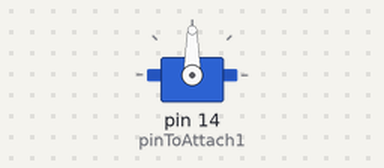
This sketch was run on a simulated Arduino Uno, built with avr-gcc and run on an emulated ATmega328P. Parts: servo.

Above: at 0.1 s.
At 2.1 s:
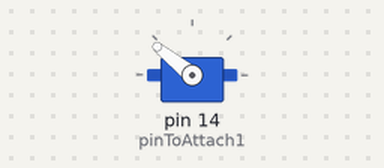
At 4.1 s:
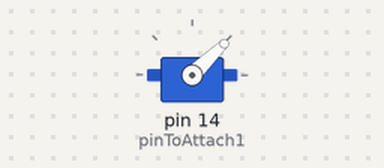
At 6.1 s:
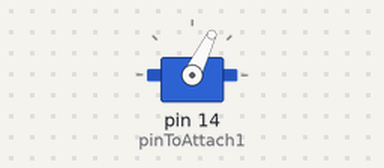
Timing chart, 0 to 7.6 s (numbered marks = the images above):
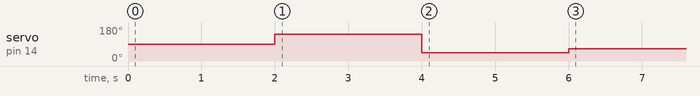

Measured:
- by itself, servo on pin 14 (pinToAttach1): 90° → 141° at 2.0 s, → 44° 2.0 s later, → 64° 2.0 s later

The sketch:

bldcTest.ino
```cpp
#include <Servo.h>
//d2
//backd8
//fwdd10d13

Servo pinToAttach1,pinToAttach2,pinToAttach3,pinToAttach4;
void setup() {
pinToAttach1.attach(14 );
delay(2000);

pinToAttach1.writeMicroseconds(2000);

delay(2000);

pinToAttach1.writeMicroseconds(1000);


//digitalWrite(D13, LOW);
delay(2000);
//pinMode(D13, OUTPUT);
}

void loop() {
  // put your main code here, to run repeatedly:
pinToAttach1.writeMicroseconds(1200);

//digitalWrite(D13, HIGH);

//delay(2000);
//pinToAttach1.writeMicroseconds(2000);
//pinToAttach2.writeMicroseconds(2000);
//pinToAttach3.writeMicroseconds(2000);
//pinToAttach4.writeMicroseconds(2000);
//digitalWrite(D13, LOW);
//delay(2000);


}
```
